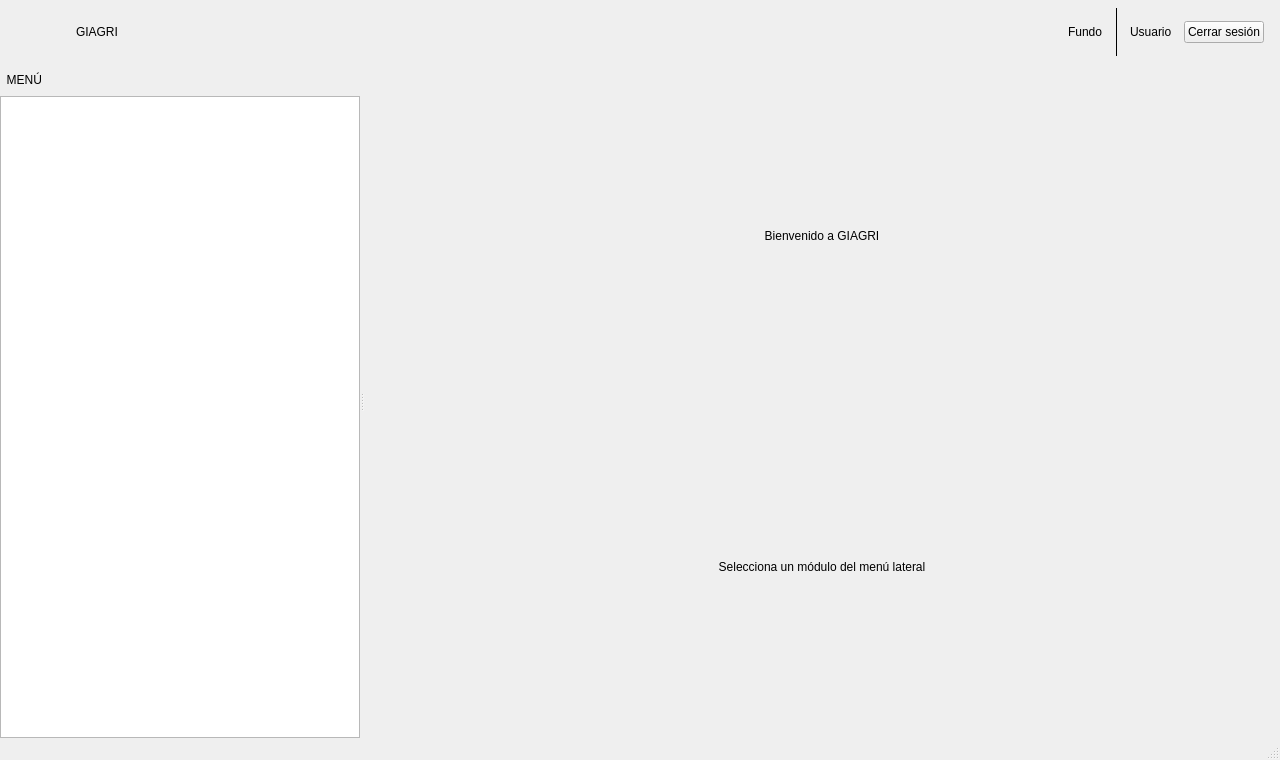
<?xml version="1.0" encoding="UTF-8"?>
<ui version="4.0">
 <class>VentanaPrincipal</class>
 <widget class="QMainWindow" name="VentanaPrincipal">
  <property name="geometry">
   <rect><x>0</x><y>0</y><width>1280</width><height>760</height></rect>
  </property>
  <property name="windowTitle">
   <string>GIAGRI - Sistema de Gestión Agrícola</string>
  </property>
  <widget class="QWidget" name="centralwidget">
   <layout class="QVBoxLayout" name="lytRoot">
    <property name="leftMargin"><number>0</number></property>
    <property name="topMargin"><number>0</number></property>
    <property name="rightMargin"><number>0</number></property>
    <property name="bottomMargin"><number>0</number></property>
    <property name="spacing"><number>0</number></property>

    <!-- ======= HEADER ======= -->
    <item>
     <widget class="QFrame" name="frameHeader">
      <property name="minimumSize"><size><width>0</width><height>64</height></size></property>
      <property name="maximumSize"><size><width>16777215</width><height>64</height></size></property>
      <layout class="QHBoxLayout" name="lytHeader">
       <property name="leftMargin"><number>16</number></property>
       <property name="topMargin"><number>8</number></property>
       <property name="rightMargin"><number>16</number></property>
       <property name="bottomMargin"><number>8</number></property>
       <property name="spacing"><number>12</number></property>
       <item>
        <widget class="QLabel" name="lblLogoMini">
         <property name="minimumSize"><size><width>48</width><height>48</height></size></property>
         <property name="maximumSize"><size><width>48</width><height>48</height></size></property>
         <property name="text"><string/></property>
        </widget>
       </item>
       <item>
        <widget class="QLabel" name="lblAppNombre">
         <property name="text"><string>GIAGRI</string></property>
        </widget>
       </item>
       <item>
        <spacer name="spHeader">
         <property name="orientation"><enum>Qt::Horizontal</enum></property>
         <property name="sizeHint" stdset="0"><size><width>40</width><height>20</height></size></property>
        </spacer>
       </item>
       <item>
        <widget class="QLabel" name="lblFundo">
         <property name="text"><string>Fundo</string></property>
        </widget>
       </item>
       <item>
        <widget class="QFrame" name="sepH1">
         <property name="frameShape"><enum>QFrame::VLine</enum></property>
         <property name="frameShadow"><enum>QFrame::Plain</enum></property>
        </widget>
       </item>
       <item>
        <widget class="QLabel" name="lblUsuario">
         <property name="text"><string>Usuario</string></property>
        </widget>
       </item>
       <item>
        <widget class="QPushButton" name="btnSalir">
         <property name="text"><string>Cerrar sesión</string></property>
         <property name="cursor"><cursorShape>PointingHandCursor</cursorShape></property>
        </widget>
       </item>
      </layout>
     </widget>
    </item>

    <!-- ======= CUERPO ======= -->
    <item>
     <widget class="QSplitter" name="splitterCuerpo">
      <property name="orientation"><enum>Qt::Horizontal</enum></property>
      <property name="childrenCollapsible"><bool>false</bool></property>

      <widget class="QFrame" name="frameMenu">
       <property name="minimumSize"><size><width>240</width><height>0</height></size></property>
       <property name="maximumSize"><size><width>360</width><height>16777215</height></size></property>
       <layout class="QVBoxLayout" name="lytMenu">
        <property name="leftMargin"><number>0</number></property>
        <property name="topMargin"><number>0</number></property>
        <property name="rightMargin"><number>0</number></property>
        <property name="bottomMargin"><number>0</number></property>
        <property name="spacing"><number>0</number></property>
        <item>
         <widget class="QLabel" name="lblMenuTitulo">
          <property name="text"><string>  MENÚ</string></property>
          <property name="minimumSize"><size><width>0</width><height>32</height></size></property>
         </widget>
        </item>
        <item>
         <widget class="QTreeWidget" name="treeMenu">
          <property name="headerHidden"><bool>true</bool></property>
          <property name="indentation"><number>16</number></property>
          <property name="animated"><bool>true</bool></property>
          <column>
           <property name="text"><string notr="true">1</string></property>
          </column>
         </widget>
        </item>
       </layout>
      </widget>

      <widget class="QStackedWidget" name="stackContenido">
       <widget class="QWidget" name="paginaInicio">
        <layout class="QVBoxLayout" name="lytInicio">
         <item>
          <widget class="QLabel" name="lblBienvenida">
           <property name="text"><string>Bienvenido a GIAGRI</string></property>
           <property name="alignment"><set>Qt::AlignCenter</set></property>
          </widget>
         </item>
         <item>
          <widget class="QLabel" name="lblBienvenidaSub">
           <property name="text"><string>Selecciona un módulo del menú lateral</string></property>
           <property name="alignment"><set>Qt::AlignCenter</set></property>
          </widget>
         </item>
        </layout>
       </widget>
      </widget>
     </widget>
    </item>

   </layout>
  </widget>
  <widget class="QStatusBar" name="statusbar"/>
 </widget>
 <resources/>
 <connections/>
</ui>
